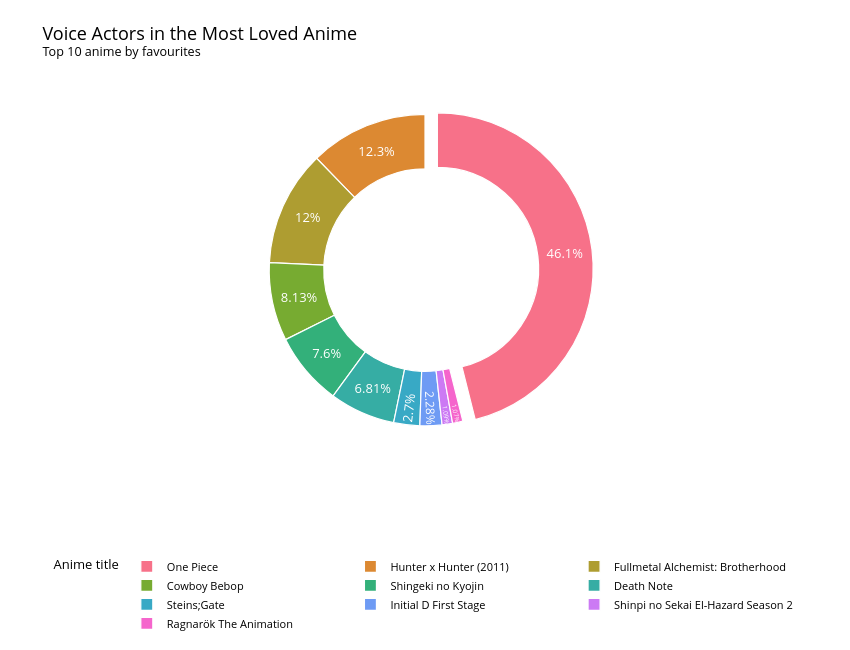

Notebook cell for this chart:
### Markdown cell above
## Quanti doppiatori hanno gli anime più amati?

### Code cell
# preparazione dati
details = df_details.copy()
favs = df_favs.copy()
voice_works = df_person_voice_works.copy()

valid_mal_ids = details["mal_id"].unique()
filtered_favs = favs[favs["mal_id"].isin(valid_mal_ids)]

top_anime = filtered_favs["mal_id"].value_counts().head(10).reset_index()
top_anime.columns = ["mal_id", "fav_count"]

top_anime = pd.merge(
    top_anime,
    details[["mal_id", "title"]],
    on="mal_id",
    how="inner"
)

voice_actor_counts = (
    voice_works[voice_works["anime_mal_id"].isin(top_anime["mal_id"])]
    .groupby("anime_mal_id")["person_mal_id"]
    .nunique()
    .reset_index()
)

voice_actor_counts.columns = ["mal_id", "distinct_voice_actors"]

top_anime_voice = pd.merge(
    top_anime,
    voice_actor_counts,
    on="mal_id",
    how="left"
)

top_anime_voice["distinct_voice_actors"] = (
    top_anime_voice["distinct_voice_actors"]
    .fillna(0)
    .astype(int)
)

top_anime_voice = top_anime_voice.sort_values(
    "distinct_voice_actors",
    ascending=False
)

colors = sns.color_palette("husl", len(top_anime_voice)).as_hex()

fig = go.Figure(
    data=[
        go.Pie(
            labels=top_anime_voice["title"],
            values=top_anime_voice["distinct_voice_actors"],
            hole=0.65,
            pull=[0.08 if value == top_anime_voice["distinct_voice_actors"].max() else 0
                  for value in top_anime_voice["distinct_voice_actors"]],
            marker=dict(colors=colors, line=dict(color="white", width=1.2)),
            textinfo="percent",
            textfont=dict(color="white", size=13),
            hovertemplate="<b>%{label}</b><br>Voice actors: %{value}<br>Share: %{percent}<extra></extra>"
        )
    ]
)

fig.update_layout(
    title="Quanti doppiatori hanno gli anime più amate?</sup>",
    template="plotly_white",
    width=850,
    height=650,
    paper_bgcolor="white",
    plot_bgcolor="white",
    font=dict(color="black", size=13),
    margin=dict(l=20, r=20, t=80, b=120),
    legend=dict(
        title="Anime title",
        orientation="h",
        yanchor="top",
        y=-0.08,
        xanchor="center",
        x=0.5,
        font=dict(size=11)
    )
)

fig.update_traces(
    textposition="inside",
    insidetextfont=dict(color="white"),
    domain=dict(x=[0.08, 0.92], y=[0.18, 0.95])
)

fig.show()

### Figure 1 — Plotly figure (JSON) as saved in the notebook; plotly's stock layout.template omitted (floating-point values rounded to 4 significant figures)
{"data": [{"hole": 0.65, "hovertemplate": "<b>%{label}</b><br>Voice actors: %{value}<br>Share: %{percent}<extra></extra>", "labels": ["One Piece", "Hunter x Hunter (2011)", "Fullmetal Alchemist: Brotherhood", "Cowboy Bebop", "Shingeki no Kyojin", "Death Note", "Steins;Gate", "Initial D First Stage", "Shinpi no Sekai El-Hazard Season 2", "Ragnarök The Animation"], "marker": {"colors": ["#f77189", "#dc8932", "#ae9d31", "#77ab31", "#33b07a", "#36ada4", "#38a9c5", "#6e9bf4", "#cc7af4", "#f565cc"], "line": {"color": "white", "width": 1.2}}, "pull": [0.08, 0, 0, 0, 0, 0, 0, 0, 0, 0], "textfont": {"color": "white", "size": 13}, "textinfo": "percent", "values": [2370, 630, 616, 418, 391, 350, 139, 117, 56, 55], "type": "pie", "insidetextfont": {"color": "white"}, "domain": {"x": [0.08, 0.92], "y": [0.18, 0.95]}, "textposition": "inside"}], "layout": {"font": {"color": "black", "size": 13}, "margin": {"l": 20, "r": 20, "t": 80, "b": 120}, "legend": {"font": {"size": 11}, "title": {"text": "Anime title"}, "orientation": "h", "yanchor": "top", "y": -0.08, "xanchor": "center", "x": 0.5}, "title": {"text": "Voice Actors in the Most Loved Anime<br><sup>Top 10 anime by favourites</sup>"}, "width": 850, "height": 650, "paper_bgcolor": "white", "plot_bgcolor": "white"}}
